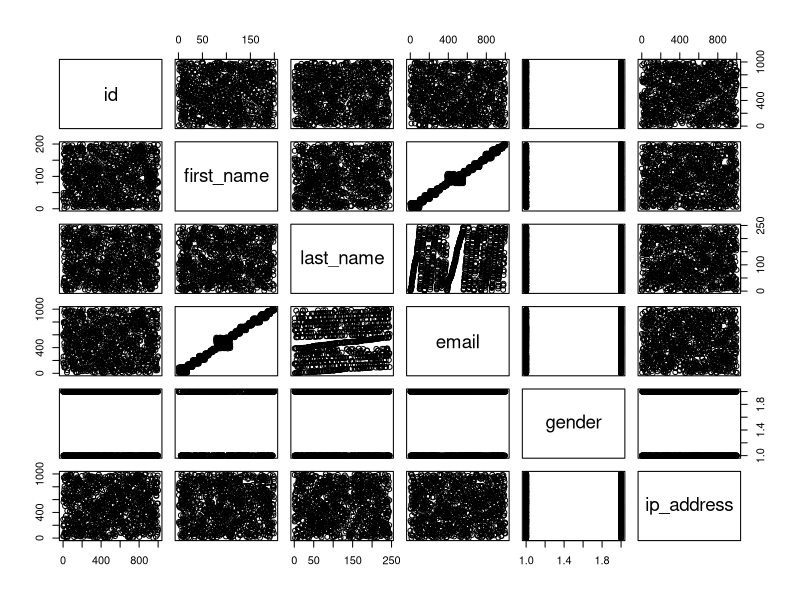
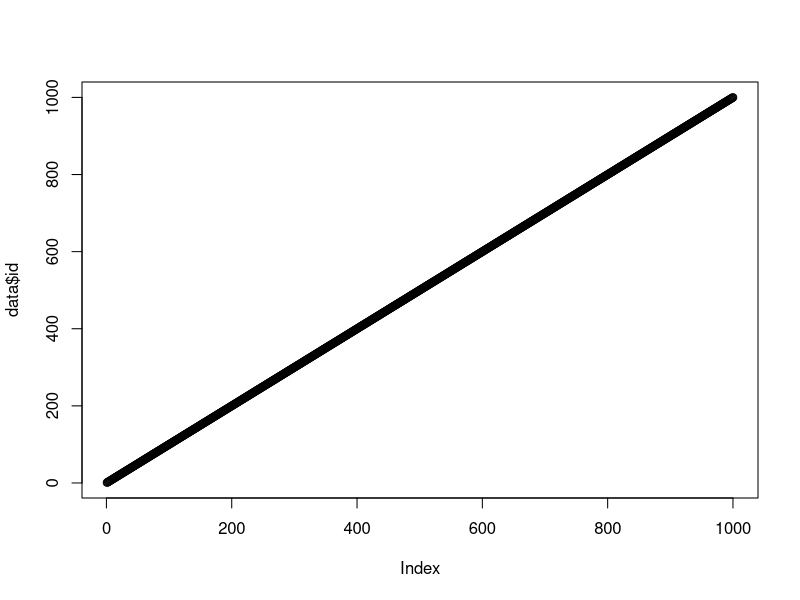

These figures' R source, in order: (Note: this script raises an error after producing the figures.)
    # *------------------------------------------------------------------
# | PROGRAM NAME: R CHART
# | DATE: 19/01/17
# | CREATED BY: ANDRES MICHEL GONZALEZ
# | PROJECT FILE: graficar.R
# *------------------------------------------------------------------
# | PURPOSE: TEST AND PRACTICE CHARTS IN R LANGUAGE
# *------------------------------------------------------------------
# | DATA USED: 1,000 ROWS OF DATA MADE IT BY MOCKAROO
# *------------------------------------------------------------------

# IMPORT CSV FILE
list.files()
data <- read.csv("MOCK_DATA.csv")

# MAKE PLOT CHARTS
plot(data)
plot(data$id)
plot(data$email)
plot(data$gender)
plot(data$last_name)
plot(data$ip_address)
plot(data$first_name)
